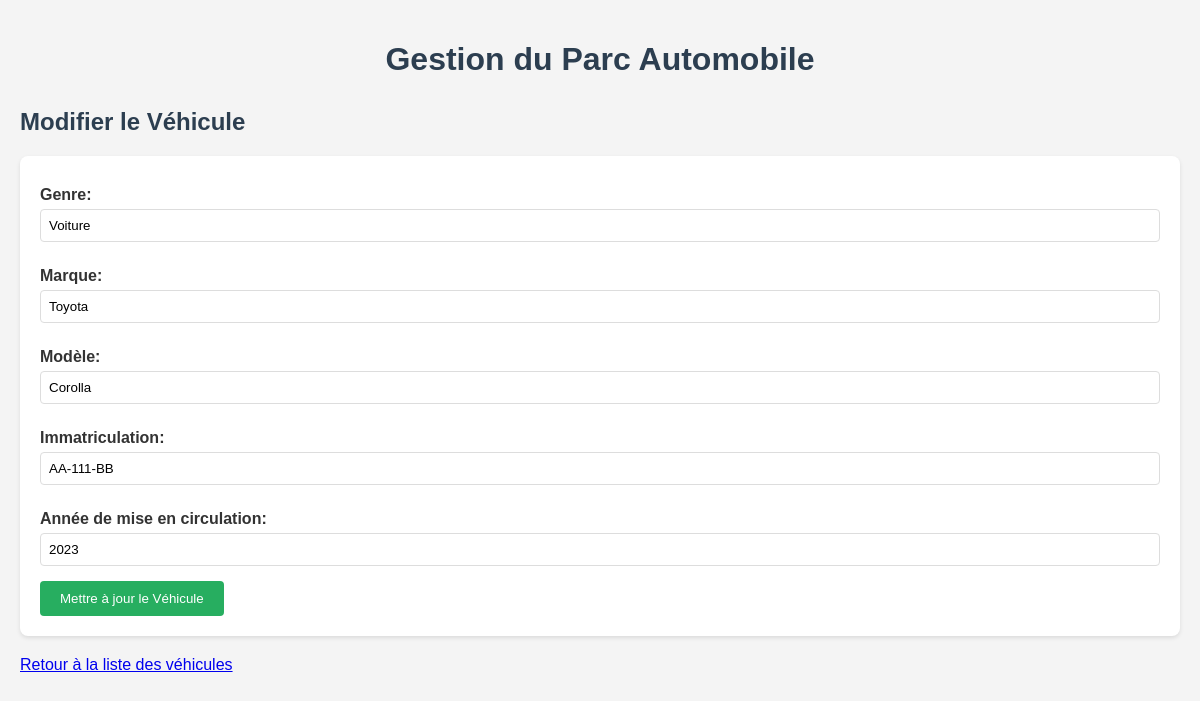
/vehicule_edit.php?id=1, run on the app's committed database.
### tables this page shows
CREATE TABLE vehicule (
    id_vehicule INT PRIMARY KEY AUTO_INCREMENT,
    genre VARCHAR(50) NOT NULL,
    marque VARCHAR(100) NOT NULL,
    model VARCHAR(100) NOT NULL,
    immatriculation VARCHAR(20) UNIQUE NOT NULL,
    annee_de_mise_en_cir YEAR NOT NULL
);

### vehicule_edit.php (the view, shortened to what this page needs)
<?php
include 'db_connect.php';
include 'includes/header.php';
$vehicule = null;
if (isset($_GET['id'])) {
    $id = $_GET['id'];
    $sql = "SELECT * FROM vehicule WHERE id_vehicule = $id";
    $result = $conn->query($sql);
    if ($result->num_rows > 0) {
        $vehicule = $result->fetch_assoc();
    } else {
        echo "<p style='color:red;'>Véhicule non trouvé.</p>";
        $vehicule = null;
    }
}
?>
<h2>Modifier le Véhicule</h2>
<?php if ($vehicule): ?>
    <form action="vehicule_edit.php" method="post">
        <label for="genre">Genre:</label>
        <input type="text" id="genre" name="genre" value="<?php echo htmlspecialchars($vehicule['genre']); ?>" required><br>
        <label for="marque">Marque:</label>
        <input type="text" id="marque" name="marque" value="<?php echo htmlspecialchars($vehicule['marque']); ?>" required><br>
        <label for="model">Modèle:</label>
        <input type="text" id="model" name="model" value="<?php echo htmlspecialchars($vehicule['model']); ?>" required><br>
        <label for="immatriculation">Immatriculation:</label>
        <input type="text" id="immatriculation" name="immatriculation" value="<?php echo htmlspecialchars($vehicule['immatriculation']); ?>" required><br> <label for="annee_de_mise_en_cir">Année de mise en circulation:</label>
        <input type="number" id="annee_de_mise_en_cir" name="annee_de_mise_en_cir" value="<?php echo htmlspecialchars($vehicule['annee_de_mise_en_cir']); ?>" required><br>
        <input type="submit" value="Mettre à jour le Véhicule">
    </form>
<?php else: ?>
    <p>Véhicule introuvable pour modification.</p>
<?php endif; ?>
<p><a href="vehicule.php">Retour à la liste des véhicules</a></p>
<?php
include 'includes/footer.php';
?>

### includes/header.php (style rules this page uses)
body { font-family: Arial, sans-serif; margin: 0; padding: 0; background-color: #f4f4f4; color: #333; }
h1, h2, h3 { color: #2c3e50; }
form { background-color: white; padding: 20px; margin: 20px 0; border-radius: 8px; box-shadow: 0 2px 4px rgba(0,0,0,0.1); }
label { display: block; margin: 10px 0 5px; font-weight: bold; }
input[type="text"], input[type="date"], input[type="number"], textarea, select { width: 100%; padding: 8px; margin-bottom: 15px; border: 1px solid #ddd; border-radius: 4px; box-sizing: border-box; }
input[type="submit"] { background-color: #27ae60; color: white; padding: 10px 20px; border: none; border-radius: 4px; cursor: pointer; }

### data on the page
vehicule: genre "Voiture", marque "Toyota", model "Corolla", immatriculation "AA-111-BB", annee_de_mise_en_cir "2023"
